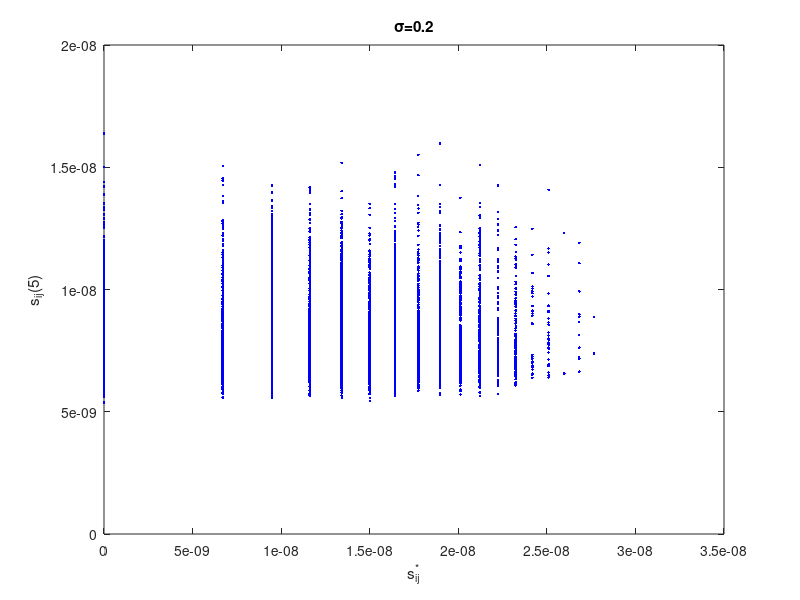

The MATLAB source for this figure:
rng(3)
tic
n=200;
p=1;
q=0.49;
sigma=0;
beta=1;
beta_max=40;
rate=1.2;
adv = 1;
G = rand(n,n) < p;
G = tril(G,-1);
% generate adjacency matrix
AdjMat = G + G'; 
[Ind_j, Ind_i] = find(G==1);
m = length(Ind_i);

%generate rotation matrices
R_orig = zeros(3,3,n);

for i = 1:n
    Q=randn(3);
    [U, ~, V]= svd(Q);
    S0 = diag([1,1,det(U*V')]);  
    R_orig(:,:,i)=U*S0*V';
end

Rij_orig = zeros(3,3,m);
for k = 1:m
    i=Ind_i(k); j=Ind_j(k); 
    Rij_orig(:,:,k)=R_orig(:,:,i)*(R_orig(:,:,j)');
end
RijMat = Rij_orig;
noiseIndLog = rand(1,m)>=q;
% indices of corrupted edges
corrIndLog = logical(1-noiseIndLog);
noiseInd=find(noiseIndLog);
corrInd=find(corrIndLog);
RijMat(:,:,noiseInd)= ...
RijMat(:,:,noiseInd)+sigma*randn(3,3,length(noiseInd));
for k = noiseInd
    [U, ~, V]= svd(RijMat(:,:,k));
    S0 = diag([1,1,det(U*V')]);
    RijMat(:,:,k) = U*S0*V';
end    

rng(3)
R_corr = zeros(3,3,n);

for i = 1:n
    Q=randn(3);
    [U, ~, V]= svd(Q);
    S0 = diag([1,1,det(U*V')]);  
    R_corr(:,:,i)=U*S0*V';
end

if adv==0
    for k = corrInd
        Q=randn(3);
        [U, ~, V]= svd(Q);
        S0 = diag([1,1,det(U*V')]);
        RijMat(:,:,k) = U*S0*V';
    end    
else 
    for k = corrInd
        i=Ind_i(k); j=Ind_j(k); 
        Q=R_corr(:,:,i)*(R_corr(:,:,j)')+sigma*randn(3,3);
        [U, ~, V]= svd(Q);
        S0 = diag([1,1,det(U*V')]);
        RijMat(:,:,k) = U*S0*V';
    end  
end
toc

R_err = zeros(3,3,m);
for j = 1:3
  R_err = R_err + bsxfun(@times,Rij_orig(:,j,:),RijMat(:,j,:));
end


R_err_trace = (reshape(R_err(1,1,:)+R_err(2,2,:)+R_err(3,3,:), [m,1]))';
ErrVec = abs(acos((R_err_trace-1)./2))/pi;
% histogram(ErrVec);


disp('Codegree')
tic
% Matrix of codegree:
% CoDeg(i,j) = 0 if i and j are not connected, otherwise,
% CoDeg(i,j) = # of vertices that are connected to both i and j
CoDeg = (AdjMat*AdjMat).*AdjMat;
CoDeg((CoDeg==0)&(AdjMat>0))=-1;
CoDeg_low = tril(CoDeg,-1);
CoDeg_vec = CoDeg_low(:);
CoDeg_vec(CoDeg_vec==0)=[];
CoDeg_pos_ind = find(CoDeg_vec>0);
CoDeg_vec_pos = CoDeg_vec(CoDeg_pos_ind);
CoDeg_zero_ind = find(CoDeg_vec<0);
cum_ind = [0;cumsum(CoDeg_vec_pos)];
m_pos = length(CoDeg_pos_ind);
m_cycle = cum_ind(end);

Ind_ij = zeros(1,m_cycle);
Ind_jk = zeros(1,m_cycle);
Ind_ki = zeros(1,m_cycle);

RijMat4d = zeros(3,3,n,n);
% store pairwise directions in 3 by n by n tensor
% construct edge index matrix (for 2d-to-1d index conversion)
for l = 1:m
    i=Ind_i(l);j=Ind_j(l);
    RijMat4d(:,:,i,j)=RijMat(:,:,l);
    RijMat4d(:,:,j,i)=(RijMat(:,:,l))';
    IndMat(i,j)=l;
    IndMat(j,i)=l;
end
toc


% CoIndMat{l}= triangles sampled that contains l-th edge
% e.g. l=(3,5), then CoIndMat{l}=[2,9,8,...] means that...
% triangles 352, 359, 358,... are sampled


disp('cumind')

tic
Rjk0Mat = zeros(3,3,m_cycle);
Rki0Mat = zeros(3,3,m_cycle);

for l = 1:m_pos
    IJ = CoDeg_pos_ind(l);
    i=Ind_i(IJ); j=Ind_j(IJ);
    CoInd_ij= find(AdjMat(:,i).*AdjMat(:,j));
    Ind_ij((cum_ind(l)+1):cum_ind(l+1)) =  IJ;
    Ind_jk((cum_ind(l)+1):cum_ind(l+1)) =  IndMat(j,CoInd_ij);
    Ind_ki((cum_ind(l)+1):cum_ind(l+1)) =  IndMat(CoInd_ij,i);
    Rjk0Mat(:,:,(cum_ind(l)+1):cum_ind(l+1)) =  RijMat4d(:,:,j,CoInd_ij);
    Rki0Mat(:,:,(cum_ind(l)+1):cum_ind(l+1)) =  RijMat4d(:,:,CoInd_ij,i);
end
toc
tic
Rij0Mat = RijMat(:,:,Ind_ij);
toc


disp('compute R cycle')
tic
R_cycle0 = zeros(3,3,m_cycle);
R_cycle = zeros(3,3,m_cycle);
for j = 1:3
  R_cycle0 = R_cycle0 + bsxfun(@times,Rij0Mat(:,j,:),Rjk0Mat(j,:,:));
end

for j = 1:3
  R_cycle = R_cycle + bsxfun(@times,R_cycle0(:,j,:),Rki0Mat(j,:,:));
end
toc

disp('S0Mat')
tic
R_trace = reshape(R_cycle(1,1,:)+R_cycle(2,2,:)+R_cycle(3,3,:),[1,m_cycle]);
S0_long = abs(acos((R_trace-1)./2))/pi;
S0_vec = ones(1,m);

toc


Weight_vec = ones(1,m_cycle);
S0_weight = S0_long.*Weight_vec;

for l=1:m_pos
    IJ = CoDeg_pos_ind(l);
    S0_vec(IJ) = sum(S0_weight((cum_ind(l)+1):cum_ind(l+1)))/sum(Weight_vec((cum_ind(l)+1):cum_ind(l+1)));
end

    disp('Initialization completed!')

tic
    disp('Reweighting Procedure Started ...')

iter = 0;

SVec = S0_vec;
while beta <= beta_max/rate
     err = mean(abs(SVec-ErrVec));
    fprintf('Reweighting Iteration %d Completed! err = %f \n',iter, err)   
    iter = iter+1;
    % parameter controling the decay rate of reweighting function
    beta = beta*rate;
    Sjk = SVec(Ind_jk);
    Ski = SVec(Ind_ki);
    S_sum = Ski+Sjk;
    % compute weight matrix (nsample by m)
    Weight_vec = exp(-beta*S_sum);
    S0_weight = S0_long.*Weight_vec;

    for l=1:m_pos
        IJ = CoDeg_pos_ind(l);
        SVec(IJ) = sum(S0_weight((cum_ind(l)+1):cum_ind(l+1)))/sum(Weight_vec((cum_ind(l)+1):cum_ind(l+1)));
    end
    
    err = mean(abs(SVec-ErrVec));

        
    
end

    disp('Completed!')

toc

mean(abs(SVec-ErrVec))


%subplot(2,2,4)
plot(ErrVec, SVec, 'b.')
title('\sigma=0.2')
xlabel('s_{ij}^*') 
ylabel('s_{ij}(5)') 
